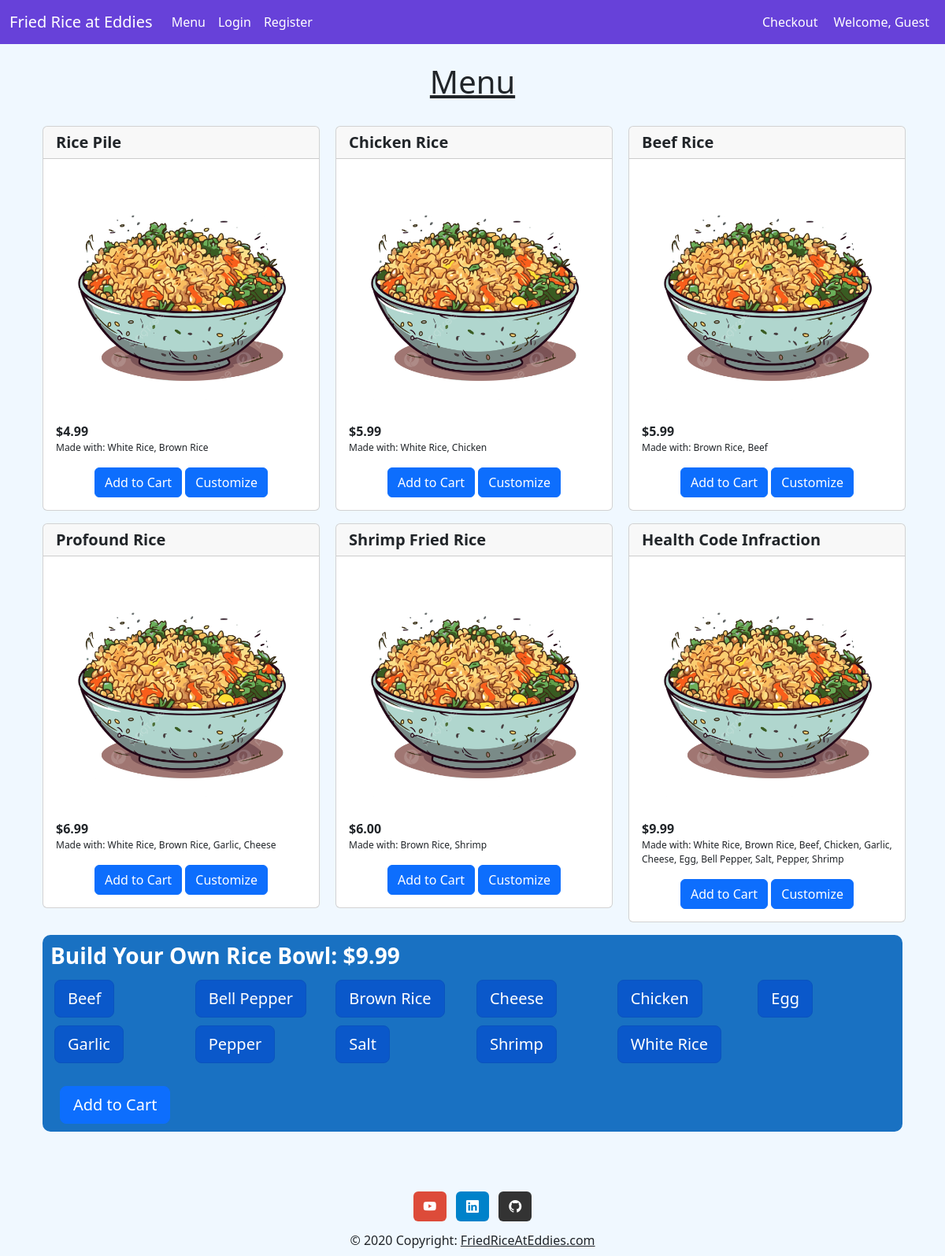
The app's page /menu/ with its own data.
### main/models.py (models this page shows, shortened)
class Recipe(models.Model):
    id = models.AutoField(primary_key=True)
    menu_id = models.ForeignKey(Menu, on_delete=models.CASCADE)
    ingredients = models.ManyToManyField(Ingredient)

class Menu(models.Model):
    id = models.AutoField(primary_key=True)
    name = models.CharField(max_length=50)
    price = models.DecimalField(max_digits=6, decimal_places=2)

class Ingredient(models.Model):
    id = models.AutoField(primary_key=True)
    name = models.CharField(max_length=20)

### main/views.py (the view)
# urls.py: path('menu/', views.menu, name='menu'),
def menu(request):
    menu_list = Menu.objects.order_by('name')
    ingr_list = Ingredient.objects.order_by('name')
    recipe_list = Recipe.objects.order_by('menu_id').prefetch_related('ingredients')
    context = {'menu': menu_list, 'ingredients': ingr_list, 'recipes': recipe_list}
    return render(request, 'main/menu.html', context=context)

### main/templates/main/menu.html (shortened to what this page needs)
{% extends 'base.html' %} {% load static %}
  {% block content %}
  <body>
    <br />
    <h1 class="text-center"><u>Menu</u></h1>
    <br />
    <div class="container">
      <div class="row">
        {% if recipes %}
          {% for r in recipes %}
            {% if r.menu_id %}
                <div class="col-sm-4">
                  <div class="card mb-3" style="width: 22rem">
                    <h5 class="card-header"><b>{{r.menu_id.name}}</b></h5>
                    <div class="card-body">
                      <img
                        class="card-img"
                        src="{% static 'main/img/friedrice3.png' %}"
                        alt="friedrice3.png"
                      />
                      <p class="card-text" style="margin:0;"><b>${{r.menu_id.price}}</b></p>
                      {% if r.ingredients %}
                        <p class="card-text" style="font-size:0.75em;">
                          Made with:
                          {% for i in r.ingredients.all %}
                            {{i.name}}{% if not forloop.last %}, {% endif %}
                          {% endfor %}
                        </p>
                      {% endif %}
                      <div class="text-center">
                        <a href="{% url 'add_button' r.menu_id.id %}" class="btn btn-primary">Add to Cart</a>
                        <a onclick="scrollToCustomOrder()" class="btn btn-primary">Customize</a>
                      </div>
                    </div>
                  </div>
                </div>
            {% endif %}
          {% endfor %}
        {% else %}
        <h1>No Menu Items Found.</h1>
        {% endif %}
      </div>
    <div class="custom-order">
      <h3><b>Build Your Own Rice Bowl: $9.99</b></h3>
      <div class="container">
        <div class="row">
          {% if ingredients %}
            {% for i in ingredients %}
              <div class="col-sm-2" style="padding: 5px">
                <label class="btn btn-primary btn-lg" for="btn-check-{{i.name}}">{{i.name}}</label>
              </div>
            {% endfor %}
          {% else %}
          <h1>No Ingredient Items Found.</h1>
          {% endif %}
        </div>
        <div class="row">
          <div class="col-sm-2">
            <br />
            <a href="{% url 'add_custom_to_cart' %}" class="btn btn-primary btn-lg">Add to Cart</a>
          </div>
        </div>
      </div>
    </div>
  </body>
  {% endblock %}

### friedRiceAtEddiesWebsite/templates/base.html (shortened to what this page needs)
{% load static %}
<!DOCTYPE html>
<html lang="en">
  <head>
    <link
      href="https://cdn.jsdelivr.net/npm/bootstrap@5.3.3/dist/css/bootstrap.min.css"
      rel="stylesheet"
    />
    <link rel="stylesheet" href="{% static 'css/styles.css' %}" />
    <link
      rel="stylesheet"
      href="https://cdn.jsdelivr.net/npm/bootstrap-icons@1.11.3/font/bootstrap-icons.min.css"
    />
  </head>
  <body>
    {% include 'navbar.html' %}
    <div class="container">
       {% block content %} {% endblock content %}
    </div>
    <footer class="bg-transparent text-center mt-5">
      <div class="container p-4 pb-0">
        <section>
          <a
            data-mdb-ripple-init
            class="btn text-white btn-floating m-1"
            style="background-color: #dd4b39"
            href="https://www.youtube.com/watch?v=q6hUd_TVW54"
            role="button"
            ><i class="bi bi-youtube"></i
          ></a>
          <a
            data-mdb-ripple-init
            class="btn text-white btn-floating m-1"
            style="background-color: #0082ca"
            href="https://www.linkedin.com/in/purple-guy-b66190307/"
            role="button"
            ><i class="bi bi-linkedin"></i
          ></a>
          <a
            data-mdb-ripple-init
            class="btn text-white btn-floating m-1"
            style="background-color: #333333"
            href="https://guthib.com/"
            role="button"
            ><i class="bi bi-github"></i
          ></a>
        </section>
      </div>
      <div class="bg-transparent text-center p-2">
        © 2020 Copyright:
        <a class="text-body" href="{% url 'index' %}">FriedRiceAtEddies.com</a>
      </div>
    </footer>
  </body>
</html>

### friedRiceAtEddiesWebsite/templates/navbar.html (shortened to what this page needs)
<nav
  class="navbar navbar-expand-lg navbar-dark"
  style="background-color: #6741d9"
>
  <div class="container-fluid">
    <a class="navbar-brand" href="{% url 'index' %}">Fried Rice at Eddies</a>
    <div class="collapse navbar-collapse" id="navbarNav">
      <ul class="navbar-nav me-auto">
        <li class="nav-item">
          <a class="nav-link active" aria-current="page" href="{% url 'menu' %}"
            >Menu</a
          >
        </li>
        {% if user.is_authenticated %}
        <li class="nav-item">
          <form id="logout-form" method="post" action="{% url 'logout' %}">
            {% csrf_token %}
            <button
              class="nav-link active btn btn-link"
              aria-current="page"
              type="submit"
            >
              Logout
            </button>
          </form>
        </li>
        {% else %}
        <li class="nav-item">
          <a
            class="nav-link active"
            aria-current="page"
            href="{% url 'login' %}?next={{ request.path }}"
            >Login</a
          >
        </li>
        <li class="nav-item">
          <a
            class="nav-link active"
            aria-current="page"
            href="{% url 'register' %}"
            >Register</a
          >
        </li>
        {% endif %}
      </ul>
      <ul class="navbar-nav ms-auto d-flex align-items-center">
        <li class="nav-item">
          <a
            class="nav-link active d-flex align-items-center"
            aria-current="page"
            href="{% url 'checkout' %}"
          >
            <span class="me-1">Checkout</span>
          </a>
        </li>
        <li class="nav-item">
          {% if user.is_authenticated %}
          <a class="nav-link active"
            >Welcome, {{ request.user.username|capfirst }}</a
          >
        </li>
        {% else %}
        <li class="nav-item">
          <a class="nav-link active">Welcome, Guest</a>
        </li>
        {% endif %}
      </ul>
    </div>
  </div>
</nav>

### friedRiceAtEddiesWebsite/static/css/styles.css (style rules this page uses)
html, body { background-color: aliceblue; margin: 0; padding: 0; }
.custom-order { border-radius: 10px; padding: 10px; background-color: #1971c2; color: white; }

### records on screen
Recipe: menu_id.name "Rice Pile", menu_id.price "4.99"
Ingredient: name "White Rice"
Ingredient: name "Brown Rice"
Recipe: menu_id.name "Chicken Rice", menu_id.price "5.99"
Ingredient: name "Chicken"
Recipe: menu_id.name "Beef Rice", menu_id.price "5.99"
Ingredient: name "Beef"
Recipe: menu_id.name "Profound Rice", menu_id.price "6.99"
Ingredient: name "Garlic"
Ingredient: name "Cheese"
Recipe: menu_id.name "Shrimp Fried Rice", menu_id.price "6.00"
Ingredient: name "Shrimp"
Recipe: menu_id.name "Health Code Infraction", menu_id.price "9.99"
Ingredient: name "Egg"
Ingredient: name "Bell Pepper"
Ingredient: name "Salt"
Ingredient: name "Pepper"
